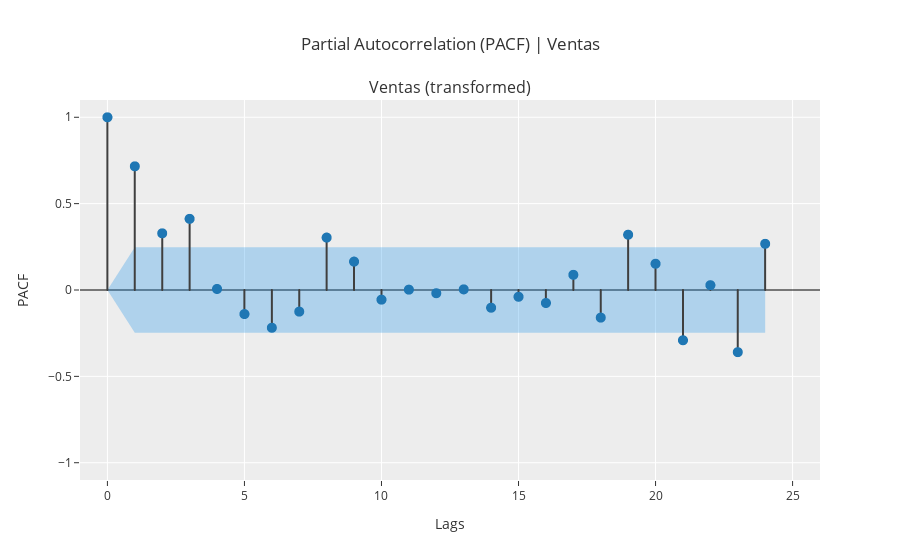

The notebook cell saved with this chart:
### Code cell
s.plot_model(plot= "pacf", data_kwargs= {"nlags": 24})

### Figure 1 — Plotly figure (JSON) as saved in the notebook; plotly's stock layout.template omitted (floating-point values rounded to 4 significant figures)
{"data": [{"line": {"color": "#3f3f3f"}, "marker": {"size": 10}, "mode": "lines", "name": "PACF", "showlegend": false, "type": "scattergl", "x": [0, 0], "xaxis": "x", "y": [0, 1], "yaxis": "y"}, {"line": {"color": "#3f3f3f"}, "marker": {"size": 10}, "mode": "lines", "name": "PACF", "showlegend": false, "type": "scattergl", "x": [1, 1], "xaxis": "x", "y": [0, 0.7161], "yaxis": "y"}, {"line": {"color": "#3f3f3f"}, "marker": {"size": 10}, "mode": "lines", "name": "PACF", "showlegend": false, "type": "scattergl", "x": [2, 2], "xaxis": "x", "y": [0, 0.3282], "yaxis": "y"}, {"line": {"color": "#3f3f3f"}, "marker": {"size": 10}, "mode": "lines", "name": "PACF", "showlegend": false, "type": "scattergl", "x": [3, 3], "xaxis": "x", "y": [0, 0.412], "yaxis": "y"}, {"line": {"color": "#3f3f3f"}, "marker": {"size": 10}, "mode": "lines", "name": "PACF", "showlegend": false, "type": "scattergl", "x": [4, 4], "xaxis": "x", "y": [0, 0.006055], "yaxis": "y"}, {"line": {"color": "#3f3f3f"}, "marker": {"size": 10}, "mode": "lines", "name": "PACF", "showlegend": false, "type": "scattergl", "x": [5, 5], "xaxis": "x", "y": [0, -0.1393], "yaxis": "y"}, {"line": {"color": "#3f3f3f"}, "marker": {"size": 10}, "mode": "lines", "name": "PACF", "showlegend": false, "type": "scattergl", "x": [6, 6], "xaxis": "x", "y": [0, -0.2186], "yaxis": "y"}, {"line": {"color": "#3f3f3f"}, "marker": {"size": 10}, "mode": "lines", "name": "PACF", "showlegend": false, "type": "scattergl", "x": [7, 7], "xaxis": "x", "y": [0, -0.1253], "yaxis": "y"}, {"line": {"color": "#3f3f3f"}, "marker": {"size": 10}, "mode": "lines", "name": "PACF", "showlegend": false, "type": "scattergl", "x": [8, 8], "xaxis": "x", "y": [0, 0.3034], "yaxis": "y"}, {"line": {"color": "#3f3f3f"}, "marker": {"size": 10}, "mode": "lines", "name": "PACF", "showlegend": false, "type": "scattergl", "x": [9, 9], "xaxis": "x", "y": [0, 0.1644], "yaxis": "y"}, {"line": {"color": "#3f3f3f"}, "marker": {"size": 10}, "mode": "lines", "name": "PACF", "showlegend": false, "type": "scattergl", "x": [10, 10], "xaxis": "x", "y": [0, -0.05586], "yaxis": "y"}, {"line": {"color": "#3f3f3f"}, "marker": {"size": 10}, "mode": "lines", "name": "PACF", "showlegend": false, "type": "scattergl", "x": [11, 11], "xaxis": "x", "y": [0, 0.001968], "yaxis": "y"}, {"line": {"color": "#3f3f3f"}, "marker": {"size": 10}, "mode": "lines", "name": "PACF", "showlegend": false, "type": "scattergl", "x": [12, 12], "xaxis": "x", "y": [0, -0.01869], "yaxis": "y"}, {"line": {"color": "#3f3f3f"}, "marker": {"size": 10}, "mode": "lines", "name": "PACF", "showlegend": false, "type": "scattergl", "x": [13, 13], "xaxis": "x", "y": [0, 0.003832], "yaxis": "y"}, {"line": {"color": "#3f3f3f"}, "marker": {"size": 10}, "mode": "lines", "name": "PACF", "showlegend": false, "type": "scattergl", "x": [14, 14], "xaxis": "x", "y": [0, -0.1026], "yaxis": "y"}, {"line": {"color": "#3f3f3f"}, "marker": {"size": 10}, "mode": "lines", "name": "PACF", "showlegend": false, "type": "scattergl", "x": [15, 15], "xaxis": "x", "y": [0, -0.03922], "yaxis": "y"}, {"line": {"color": "#3f3f3f"}, "marker": {"size": 10}, "mode": "lines", "name": "PACF", "showlegend": false, "type": "scattergl", "x": [16, 16], "xaxis": "x", "y": [0, -0.07529], "yaxis": "y"}, {"line": {"color": "#3f3f3f"}, "marker": {"size": 10}, "mode": "lines", "name": "PACF", "showlegend": false, "type": "scattergl", "x": [17, 17], "xaxis": "x", "y": [0, 0.0879], "yaxis": "y"}, {"line": {"color": "#3f3f3f"}, "marker": {"size": 10}, "mode": "lines", "name": "PACF", "showlegend": false, "type": "scattergl", "x": [18, 18], "xaxis": "x", "y": [0, -0.16], "yaxis": "y"}, {"line": {"color": "#3f3f3f"}, "marker": {"size": 10}, "mode": "lines", "name": "PACF", "showlegend": false, "type": "scattergl", "x": [19, 19], "xaxis": "x", "y": [0, 0.3201], "yaxis": "y"}, {"line": {"color": "#3f3f3f"}, "marker": {"size": 10}, "mode": "lines", "name": "PACF", "showlegend": false, "type": "scattergl", "x": [20, 20], "xaxis": "x", "y": [0, 0.1519], "yaxis": "y"}, {"line": {"color": "#3f3f3f"}, "marker": {"size": 10}, "mode": "lines", "name": "PACF", "showlegend": false, "type": "scattergl", "x": [21, 21], "xaxis": "x", "y": [0, -0.2909], "yaxis": "y"}, {"line": {"color": "#3f3f3f"}, "marker": {"size": 10}, "mode": "lines", "name": "PACF", "showlegend": false, "type": "scattergl", "x": [22, 22], "xaxis": "x", "y": [0, 0.02795], "yaxis": "y"}, {"line": {"color": "#3f3f3f"}, "marker": {"size": 10}, "mode": "lines", "name": "PACF", "showlegend": false, "type": "scattergl", "x": [23, 23], "xaxis": "x", "y": [0, -0.3599], "yaxis": "y"}, {"line": {"color": "#3f3f3f"}, "marker": {"size": 10}, "mode": "lines", "name": "PACF", "showlegend": false, "type": "scattergl", "x": [24, 24], "xaxis": "x", "y": [0, 0.2673], "yaxis": "y"}, {"marker": {"color": "#1f77b4", "size": 10}, "mode": "markers", "name": "PACF", "showlegend": false, "type": "scattergl", "x": [0, 1, 2, 3, 4, 5, 6, 7, 8, 9, 10, 11, 12, 13, 14, 15, 16, 17, 18, 19, 20, 21, 22, 23, 24], "xaxis": "x", "y": [1, 0.7161, 0.3282, 0.412, 0.006055, -0.1393, -0.2186, -0.1253, 0.3034, 0.1644, -0.05586, 0.001968, -0.01869, 0.003832, -0.1026, -0.03922, -0.07529, 0.0879, -0.16, 0.3201, 0.1519, -0.2909, 0.02795, -0.3599, 0.2673], "yaxis": "y"}, {"line": {"color": "rgba(255,255,255,0)"}, "marker": {"size": 10}, "mode": "lines", "name": "UC", "showlegend": false, "type": "scatter", "x": [0, 1, 2, 3, 4, 5, 6, 7, 8, 9, 10, 11, 12, 13, 14, 15, 16, 17, 18, 19, 20, 21, 22, 23, 24], "xaxis": "x", "y": [0, 0.2469, 0.2469, 0.2469, 0.2469, 0.2469, 0.2469, 0.2469, 0.2469, 0.2469, 0.2469, 0.2469, 0.2469, 0.2469, 0.2469, 0.2469, 0.2469, 0.2469, 0.2469, 0.2469, 0.2469, 0.2469, 0.2469, 0.2469, 0.2469], "yaxis": "y"}, {"fill": "tonexty", "fillcolor": "rgba(32, 146, 230,0.3)", "line": {"color": "rgba(255,255,255,0)"}, "marker": {"size": 10}, "mode": "lines", "name": "LC", "showlegend": false, "type": "scatter", "x": [0, 1, 2, 3, 4, 5, 6, 7, 8, 9, 10, 11, 12, 13, 14, 15, 16, 17, 18, 19, 20, 21, 22, 23, 24], "xaxis": "x", "y": [0, -0.2469, -0.2469, -0.2469, -0.2469, -0.2469, -0.2469, -0.2469, -0.2469, -0.2469, -0.2469, -0.2469, -0.2469, -0.2469, -0.2469, -0.2469, -0.2469, -0.2469, -0.2469, -0.2469, -0.2469, -0.2469, -0.2469, -0.2469, -0.2469], "yaxis": "y"}], "layout": {"annotations": [{"font": {"size": 16}, "showarrow": false, "text": "Ventas (transformed)", "x": 0.5, "xanchor": "center", "xref": "paper", "y": 1, "yanchor": "bottom", "yref": "paper"}], "showlegend": false, "title": {"text": "Partial Autocorrelation (PACF) | Ventas"}, "xaxis": {"anchor": "y", "domain": [0, 1], "range": [-1, 26], "title": {"text": "Lags"}}, "yaxis": {"anchor": "x", "domain": [0, 1], "range": [-1.1, 1.1], "title": {"text": "PACF"}, "zerolinecolor": "#000000"}}}
